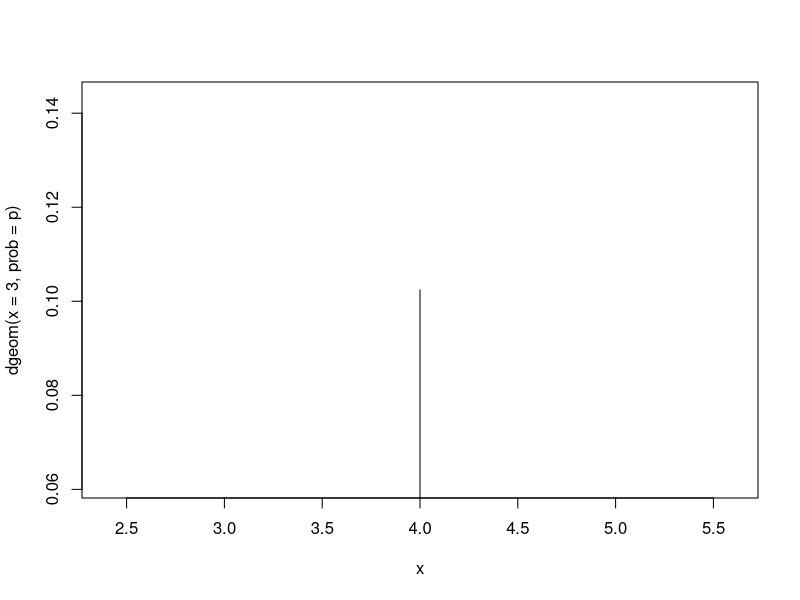

Write the R code that produced this figure.
#Soal1
#Seorang penyurvei secara acak memilih orang-orang di jalan sampai dia bertemu 
#dengan seseorang yang menghadiri acara vaksinasi sebelumnya.

#1a
#Berapa peluang penyurvei bertemu x = 3 orang yang tidak menghadiri acara
#vaksinasi sebelum keberhasilan pertama ketika p = 0,20 dari populasi menghadiri
#acara vaksinasi? (distribusi Geometrik)

#rumus distribusi geometrik
#pq^(x-1)

p <- 0.20
q <- 0.80
x <- 3+1    #x=4 karena 3 orang tidak vaksin dan baru orang ke-4 yang vaksin

bertemu_peserta_vaksin <- p*q^(x-1)
print(bertemu_peserta_vaksin)

#1b
#mean Distribusi Geometrik dengan 10000 data random , prob = 0,20 dimana
#distribusi geometrik acak tersebut X = 3 ( distribusi geometrik acak () == 3 )

mean(rgeom(n = 10000, prob = p) == 3)

#1c Bandingkan Hasil poin a dan b , apa kesimpulan yang bisa didapatkan?

#Jawab:
#Pada 1a akan didapatkan hasil pasti yaitu 0.1024 sedangkan pada 1b didapat hasil random
#Jadi kesimpulannya pada 1a dilakukan perhitungan kerapatan probabilitas untuk nilai x
#sedangkan untuk 1b dibuat vektor dari 10000 bilangan acak yang memiliki distribusi geometrik


#1d Histogram Distribusi Geometrik , Peluang X = 3 gagal Sebelum Sukses Pertama

#menggunakan plot dengan tipe 'h' dan dgeom dengan x=3 dan prob=0.2
plot(x, dgeom(x = 3, prob = p), type = 'h')

#1e
#Nilai Rataan dan Varian dari Distribusi Geometrik

#rumus rataan distribusi geometrik
rataan <- 1/p

#rumus varian distribusi geometrik
varian <- (1-p)/p^2

print(rataan)
print(varian)


